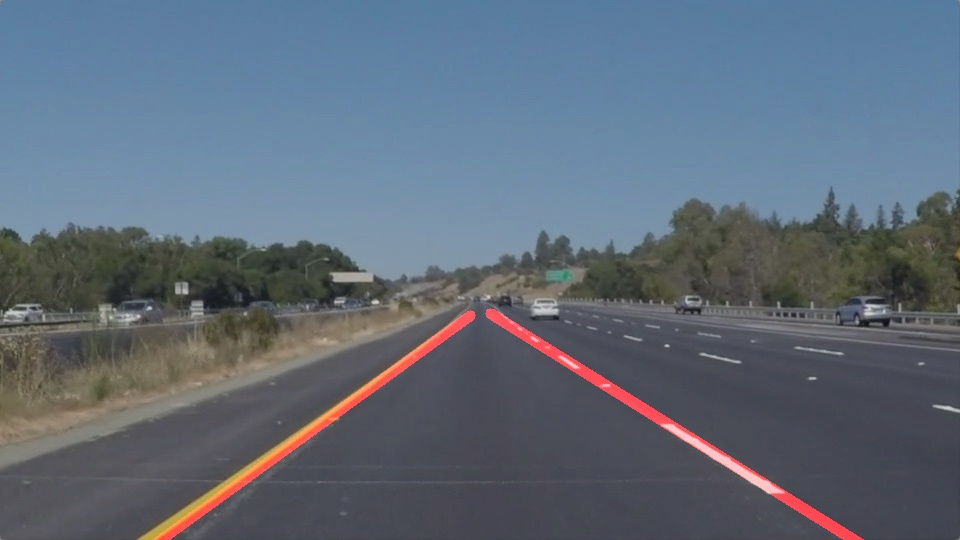
#> input picture test_image_outout/solidYellowLeft.jpg, 960 x 540 px, found by its file name
$ jupyter execute --allow-errors P1.ipynb   (shell and % lines are left out)   (text cells are left out)
#> lines starting #> are read from the running program, lines starting #| are printed output that depends on the picture; after the words box and inside, x2 and y2 are one past the last pixel; in counts of white or black regions, pixels touching at a corner belong together; pictures that were not available may be replaced by others from this repository, and a replacement may not be noted
[cell 1]
#importing some useful packages
import matplotlib.pyplot as plt
import matplotlib.image as mpimg
import numpy as np
import cv2

[cell 2]
#reading in an image
image = mpimg.imread('test_images/solidYellowLeft.jpg')
#> image is the input picture: shape (540, 960, 3); mean R, G, B 95.7, 106.9, 120.6

#printing out some stats and plotting
print('This image is:', type(image), 'with dimensions:', image.shape)
#| This image is: <class 'numpy.ndarray'> with dimensions: (540, 960, 3)
plt.imshow(image)  # if you wanted to show a single color channel image called 'gray', for example, call as plt.imshow(gray, cmap='gray')

[cell 3]
import math

# global variables
old_left_ = []
old_right_ = []
old_left_m_ = None
old_right_m_ = None


def grayscale(img):
    """Applies the Grayscale transform
    This will return an image with only one color channel
    but NOTE: to see the returned image as grayscale
    (assuming your grayscaled image is called 'gray')
    you should call plt.imshow(gray, cmap='gray')"""
    return cv2.cvtColor(img, cv2.COLOR_RGB2GRAY)
    # Or use BGR2GRAY if you read an image with cv2.imread()
    # return cv2.cvtColor(img, cv2.COLOR_BGR2GRAY)

def canny(img, low_threshold, high_threshold):
    """Applies the Canny transform"""
    return cv2.Canny(img, low_threshold, high_threshold)

def gaussian_blur(img, kernel_size):
    """Applies a Gaussian Noise kernel"""
    return cv2.GaussianBlur(img, (kernel_size, kernel_size), 0)

def region_of_interest(img, vertices):
    """
    Applies an image mask.

    Only keeps the region of the image defined by the polygon
    formed from `vertices`. The rest of the image is set to black.
    `vertices` should be a numpy array of integer points.
    """
    #defining a blank mask to start with
    mask = np.zeros_like(img)

    #defining a 3 channel or 1 channel color to fill the mask with depending on the input image
    if len(img.shape) > 2:
        channel_count = img.shape[2]  # i.e. 3 or 4 depending on your image
        ignore_mask_color = (255,) * channel_count
    else:
        ignore_mask_color = 255

    #filling pixels inside the polygon defined by "vertices" with the fill color
    cv2.fillPoly(mask, vertices, ignore_mask_color)

    #returning the image only where mask pixels are nonzero
    masked_image = cv2.bitwise_and(img, mask)
    return masked_image


def draw_lines(img, lines, color=[255, 0, 0], thickness=10):
    """
    NOTE: this is the function you might want to use as a starting point once you want to
    average/extrapolate the line segments you detect to map out the full
    extent of the lane (going from the result shown in raw-lines-example.mp4
    to that shown in P1_example.mp4).

    Think about things like separating line segments by their
    slope ((y2-y1)/(x2-x1)) to decide which segments are part of the left
    line vs. the right line.  Then, you can average the position of each of
    the lines and extrapolate to the top and bottom of the lane.

    This function draws `lines` with `color` and `thickness`.
    Lines are drawn on the image inplace (mutates the image).
    If you want to make the lines semi-transparent, think about combining
    this function with the weighted_img() function below
    """
    for line in lines:
        for x1,y1,x2,y2 in line:
            cv2.line(img, (x1, y1), (x2, y2), color, thickness)

def smooth_func(vertices, lines):
    left_m_list = []
    left_b_list = []
    right_m_list = []
    right_b_list = []
    global old_left_, old_right_, old_left_m_, old_right_m_, old_right_b_, old_left_b_


    for line in lines:
        for x1,y1,x2,y2 in line:
            # calculate the slope
            m = (y2-y1)/(x2-x1)
            # calculate the intercept
            b = y1 -m*x1

            if m<0:
                left_m_list.append(m)
                left_b_list.append(b)
            else:
                right_m_list.append(m)
                right_b_list.append(b)

    smooth_list = []
    if len(left_m_list)!=0:

        left_m = sum(left_m_list)/len(left_m_list)
        left_b = sum(left_b_list)/len(left_b_list)

        # make sure the angle is not off
        if (old_left_m_ is not None):
            if abs(old_left_m_ - left_m) > 0.10:
                left_m = old_left_m_
                left_b = old_left_b_

        x_left = vertices[0][0][0]
        y_left = int(x_left*left_m + left_b)


        x_Lmid = vertices[0][2][0]
        y_Lmid = int(x_Lmid*left_m + left_b)

        left = [[x_left,y_left,x_Lmid,y_Lmid]]

        # this list includes left and right line's points
        smooth_list.append(left)

        # restart the global variables
        old_left_ = left
        old_left_m_ = left_m
        old_left_b_ = left_b
    else:
        smooth_list.append(old_left_)


    if len(right_m_list)!=0:

        right_m = sum(right_m_list)/len(right_m_list)
        right_b = sum(right_b_list)/len(right_b_list)

        # make sure the angle is not off
        if (old_right_m_ is not None):
            if abs(old_right_m_ - right_m) > 0.10:
                right_m = old_right_m_
                right_b = old_right_b_

        x_right = vertices[0][1][0]
        y_right = int(x_right*right_m + right_b)

        x_Rmid = vertices[0][3][0]
        y_Rmid = int(x_Rmid*right_m + right_b)

        right = [[x_right,y_right,x_Rmid,y_Rmid]]

        # this list includes left and right line's points
        smooth_list.append(right)

        # restart the global variables
        old_right_ = right
        old_right_m_ = right_m
        old_right_b_ = right_b

    else:

        smooth_list.append(old_right_)


    return smooth_list


def hough_lines(img, rho, theta, threshold, min_line_len, max_line_gap,vertices, smooth):
    """
    `img` should be the output of a Canny transform.

    Returns an image with hough lines drawn.
    """
    lines = cv2.HoughLinesP(img, rho, theta, threshold, np.array([]), minLineLength=min_line_len, maxLineGap=max_line_gap)
    line_img = np.zeros((img.shape[0], img.shape[1], 3), dtype=np.uint8)
    if smooth:
        lines = smooth_func(vertices,lines)
    draw_lines(line_img, lines)
    return line_img

# Python 3 has support for cool math symbols.

def weighted_img(img, initial_img, α=0.8, β=1., γ=0.):
    """
    `img` is the output of the hough_lines(), An image with lines drawn on it.
    Should be a blank image (all black) with lines drawn on it.

    `initial_img` should be the image before any processing.

    The result image is computed as follows:

    initial_img * α + img * β + γ
    NOTE: initial_img and img must be the same shape!
    """
    return cv2.addWeighted(initial_img, α, img, β, γ)

[cell 4]
import os
image_list = os.listdir("test_images/")

[cell 5]
# TODO: Build your pipeline that will draw lane lines on the test_images
# then save them to the test_images_output directory.

def line_drawer(image):
    # convert the image to the gray image
    gray_img = grayscale(image)

    # Convert BGR to HSV
    hsv = cv2.cvtColor(image, cv2.COLOR_BGR2HSV)

    # define range of yellow color in HSV
    lower_yellow = np.array([20, 100, 100])
    upper_yellow = np.array([100, 255, 255])

    # Threshold the HSV image to get only yellow colors
    yellow_mask = cv2.inRange(hsv, lower_yellow, upper_yellow)

    # define range of white color in HSV
    lower_white = np.array([0, 0, 205])
    upper_white = np.array([255, 255, 255])

    # Threshold the HSV image to get only white colors
    white_mask = cv2.inRange(hsv, lower_white, upper_white)

    # Bitwise-or
    res = cv2.bitwise_or(gray_img,yellow_mask)

    # --------------------------------------------------------------

    # apply the Gaussian blur to the image to reduce the noise
    # define kernel_size (the size should be odd number)
    kernel_size = 3
    blur_gray = gaussian_blur(res, kernel_size)

    # apply the edge detection technique (canny)
    low_threshold = 255/3     # all the gradient below this value are ignored
    high_threshold = 255/2   # all the gradient above this value are for sure an edge
    edges = canny(blur_gray, low_threshold, high_threshold)

    # select the region of interest

    # define the vertices of the region of interest
#     vertices1 = np.array([[(140,539),(890,539),(470,305),(490,305)]])
    vertices = np.array([[(image.shape[1]/6.85,image.shape[0]-1),(image.shape[1]/1.08,image.shape[0]-1),(image.shape[1]/2-10,image.shape[0]/1.77),(image.shape[1]/2+10,image.shape[0]/1.77)]])
    vertices = vertices.astype(int)
    masked_image = region_of_interest(edges, vertices)

    # apply the Hogh Transform to detect the lines\
    # define the resolution for checking the line in each pixel
    rho = 1
    theta = 1*np.pi/180
    # define the minimum number of intersections
    threshold = 15
    # define the min length of the acceptable line
    min_line_len = 40
    # define the max distance of the segments that are allowed to be connected
    max_line_gap = 80
    # choose if you need to smooth the line
    smooth = True

    line = hough_lines(masked_image, rho, theta, threshold, min_line_len, max_line_gap, vertices, smooth)


    # draw lines on the original image
    line_image = weighted_img(line, image, α=0.8, β=1., γ=0.)


    # disply the image
    # plt.imshow(gray_img, cmap='gray')
#     plt.imshow(line_image)


    # save all the images\
    # directory to save all the image
    Dir = r'C:\Users\hosse\Documents\UDACITY\full_self_driving_car\CarND-LaneLines-P1\test_image_outout'

    # gray scale
    gray_image_name = Dir+'\gray_image.jpg'
    cv2.imwrite(gray_image_name, gray_img)

    # blur image
    blur_image_name = Dir+'\gray2_image.jpg'
    cv2.imwrite(blur_image_name, blur_gray)

    # edges image
    edges_image_name = Dir+'\edges_image.jpg'
    cv2.imwrite(edges_image_name, edges)


    # hogh lines image
    hough_image_name = Dir+'\hough_image.jpg'
    cv2.imwrite(hough_image_name, cv2.cvtColor(line, cv2.COLOR_RGB2BGR))

    # masked image
    masked_image_name = Dir+'\masked_image.jpg'
    cv2.imwrite(masked_image_name, cv2.cvtColor(masked_image, cv2.COLOR_RGB2BGR))

    # line image
    line_image_name = Dir+'\line_image.jpg'
    cv2.imwrite(line_image_name, cv2.cvtColor(line_image, cv2.COLOR_RGB2BGR))

    return line_image


# check all the images
Dir = r'C:\Users\hosse\Documents\UDACITY\full_self_driving_car\CarND-LaneLines-P1\test_image_outout'
for im in image_list:

#     image = mpimg.imread('test_images/solidYellowLeft.jpg')
    image = mpimg.imread('test_images/'+im)
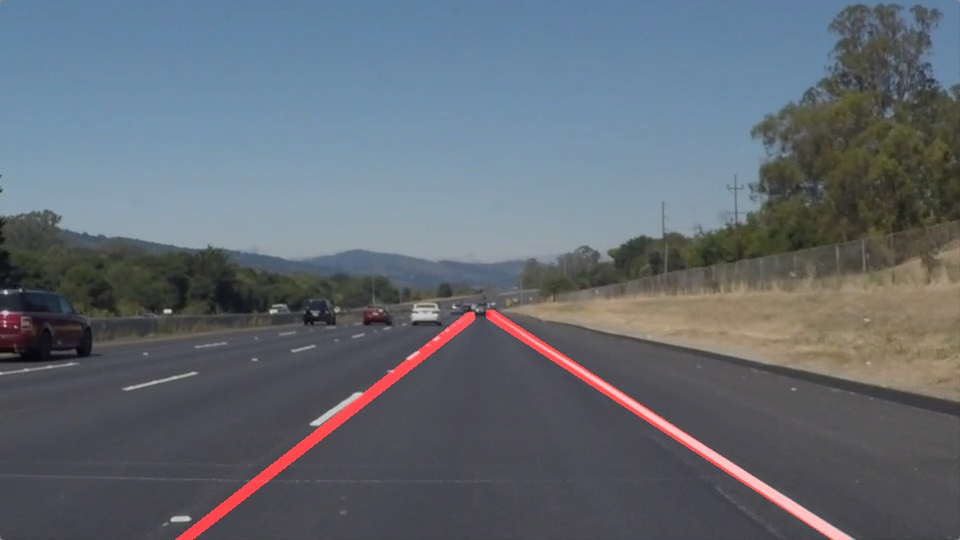
#> input picture test_image_outout/solidWhiteRight.jpg, 960 x 540 px, given as the content of the folder test_images/, which was not available
#> image is the input picture: shape (540, 960, 3); mean R, G, B 98.6, 106.1, 114.9
    line_image = line_drawer(image)
#> in grayscale, `return cv2.cvtColor(img, cv2.COLOR_RGB2GRAY)`:
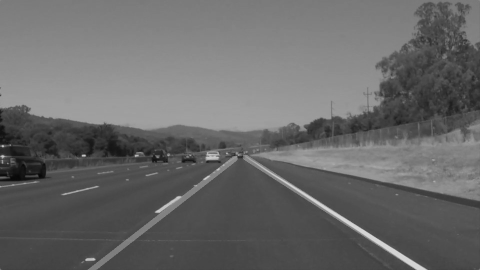
#> returned value: shape (540, 960) (shown at 1/2 size); min 6, max 221, mean 104.8
#> in line_drawer, `yellow_mask = cv2.inRange(hsv, lower_yellow, upper_yellow)`:
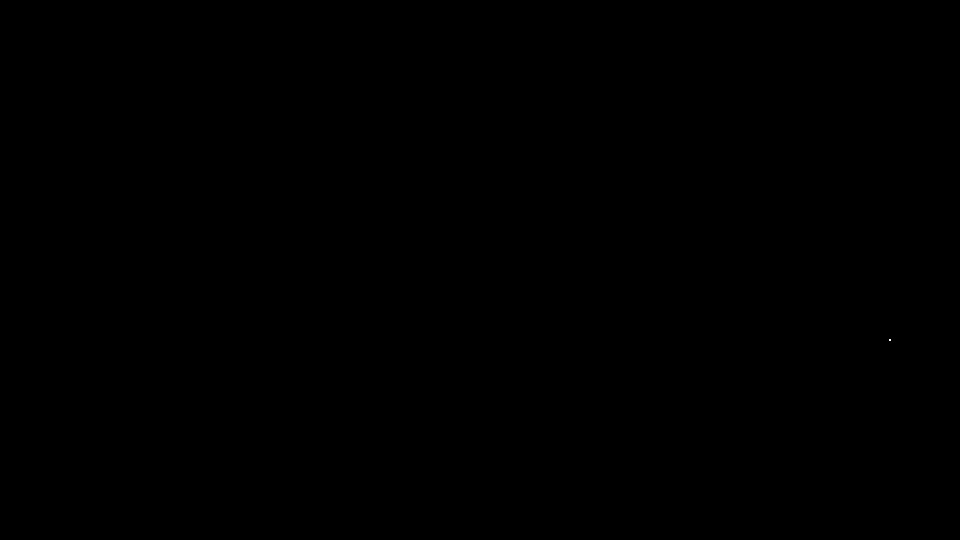
#> yellow_mask: shape (540, 960); 0% white in thin lines or dots, all inside (x1, y1, x2, y2) = (889, 339, 891, 341)
#> in line_drawer, `white_mask = cv2.inRange(hsv, lower_white, upper_white)`:
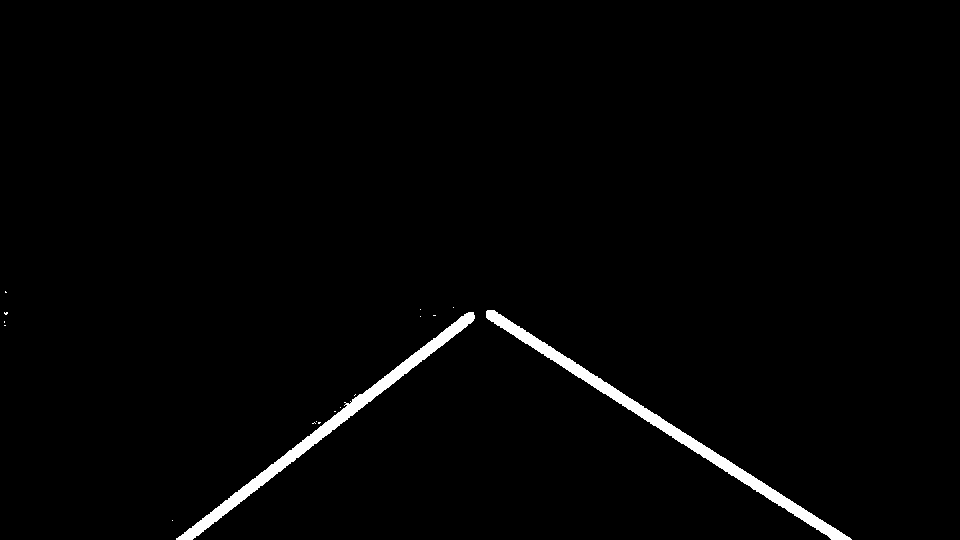
#> white_mask: shape (540, 960); 1.7% white; 17 white regions (15 under 20 px), largest, box (x1, y1, x2, y2) and area: (486, 310, 852, 540) 4525, (176, 312, 475, 540) 4016
#> in region_of_interest, `cv2.fillPoly(mask, vertices, ignore_mask_color)`:
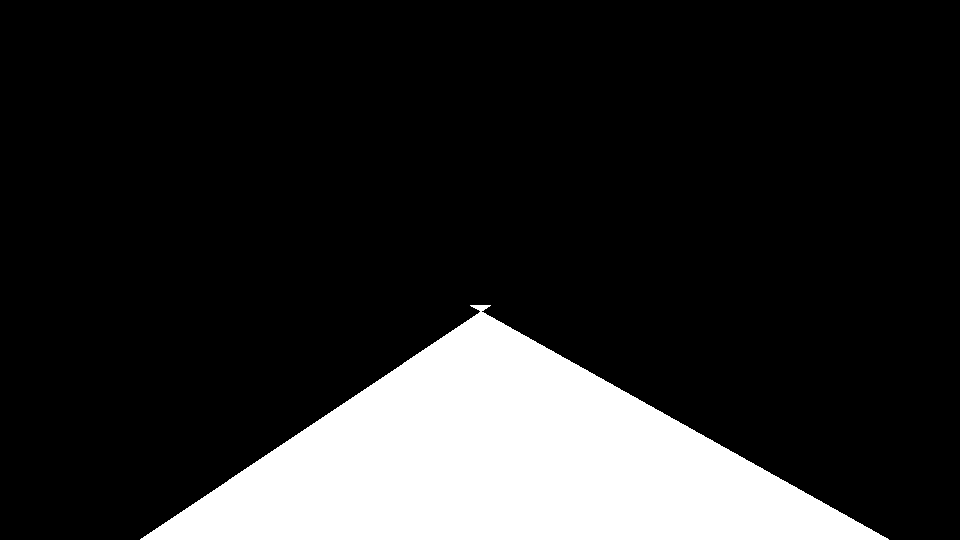
#> mask: shape (540, 960); 16.6% white; 1 white region, box (x1, y1, x2, y2) and area: (140, 305, 889, 540) 86067
#> in region_of_interest, `masked_image = cv2.bitwise_and(img, mask)`:
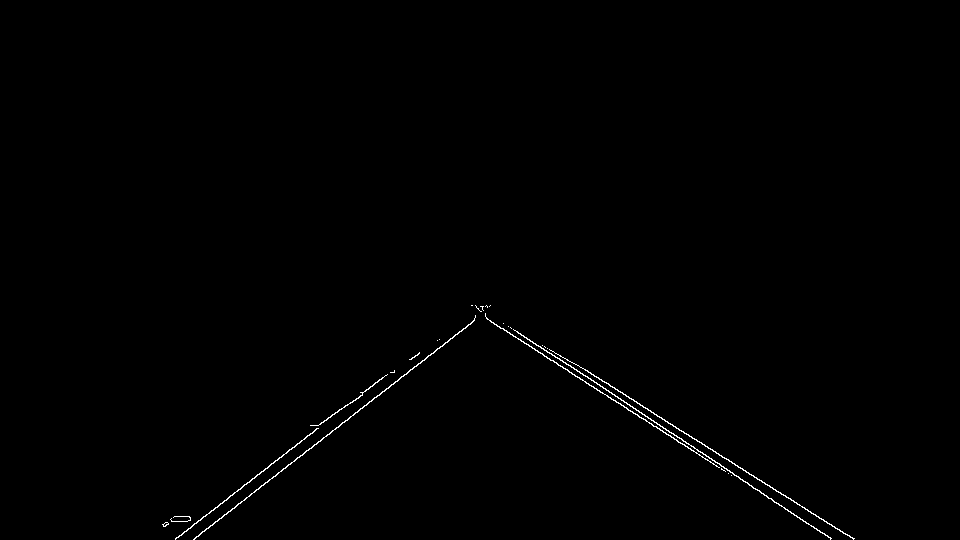
#> masked_image: shape (540, 960); 0.46% white in thin lines or dots, all inside (x1, y1, x2, y2) = (162, 305, 855, 540)
#> in hough_lines, `lines = cv2.HoughLinesP(img, rho, theta, threshold, np.array([]), minL..`: lines = 17 rows, first 6: [481, 306, 853, 538], [194, 539, 474, 320], [175, 539, 382, 377], [486, 317, 691, 450], [542, 345, 830, 539], [681, 438, 830, 538]
#> the loop in smooth_func, `for line in lines:` made 17 passes
#> after the loop in smooth_func, `for line in lines:`: left_b_list = [690.7, 676, 689.7, 675.5, 673.8, 690.7, 658.8]; left_m_list = [-0.782, -0.783, -0.782, -0.778, -0.78, -0.781, -0.729]; right_b_list = [6.02, 1.69, -20.1, -19.05, -15.89, 4.71, -15.53, -0.447, 4.15, -15.55]; right_m_list = [0.624, 0.649, 0.674, 0.671, 0.669, 0.624, 0.671, 0.65, 0.627, 0.67]
#> in smooth_func, `left_m = sum(left_m_list)/len(left_m_list)`: left_m = -0.774
#> in smooth_func, `left_b = sum(left_b_list)/len(left_b_list)`: left_b = 679.3
#> in smooth_func, `y_left = int(x_left*left_m + left_b)`: y_left = 570
#> in smooth_func, `y_Lmid = int(x_Lmid*left_m + left_b)`: y_Lmid = 315
#> in smooth_func, `left = [[x_left,y_left,x_Lmid,y_Lmid]]`: left = [[140, 570, 470, 315]]
#> in smooth_func, `old_left_m_ = left_m`: old_left_m_ = -0.774
#> in smooth_func, `old_left_b_ = left_b`: old_left_b_ = 679.3
#> in smooth_func, `right_m = sum(right_m_list)/len(right_m_list)`: right_m = 0.653
#> in smooth_func, `right_b = sum(right_b_list)/len(right_b_list)`: right_b = -7
#> in smooth_func, `y_right = int(x_right*right_m + right_b)`: y_right = 572
#> in smooth_func, `y_Rmid = int(x_Rmid*right_m + right_b)`: y_Rmid = 312
#> in smooth_func, `right = [[x_right,y_right,x_Rmid,y_Rmid]]`: right = [[888, 572, 490, 312]]
#> in smooth_func, `old_right_m_ = right_m`: old_right_m_ = 0.653
#> in smooth_func, `old_right_b_ = right_b`: old_right_b_ = -7
#> in hough_lines, `lines = smooth_func(vertices,lines)`: lines = [[[140, 570, 470, 315]], [[888, 572, 490, 312]]]
#> the loop in draw_lines, `for line in lines:` made 2 passes
#> in weighted_img, `return cv2.addWeighted(initial_img, α, img, β, γ)`:
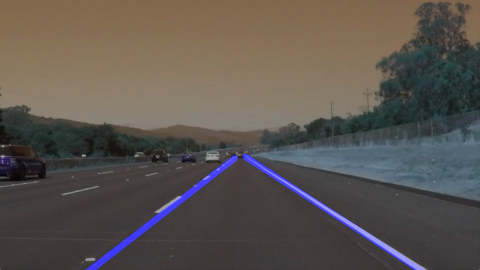
#> returned value: shape (540, 960, 3) (shown at 1/2 size); mean of channels 0, 1, 2 80.1, 84.8, 91.9; drawn as B, G, R
#> in line_drawer, `cv2.imwrite(hough_image_name, cv2.cvtColor(line, cv2.COLOR_RGB2BGR))`:
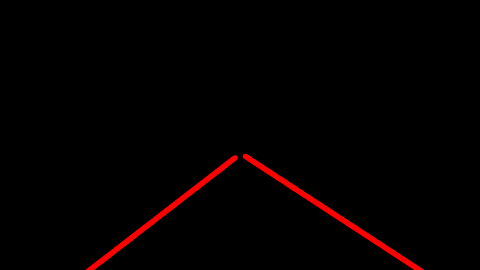
#> saved as hough_image.jpg: shape (540, 960, 3) (shown at 1/2 size); mean B, G, R 0, 0, 4.3
#> in line_drawer, `cv2.imwrite(line_image_name, cv2.cvtColor(line_image, cv2.COLOR_RGB2BG..`:
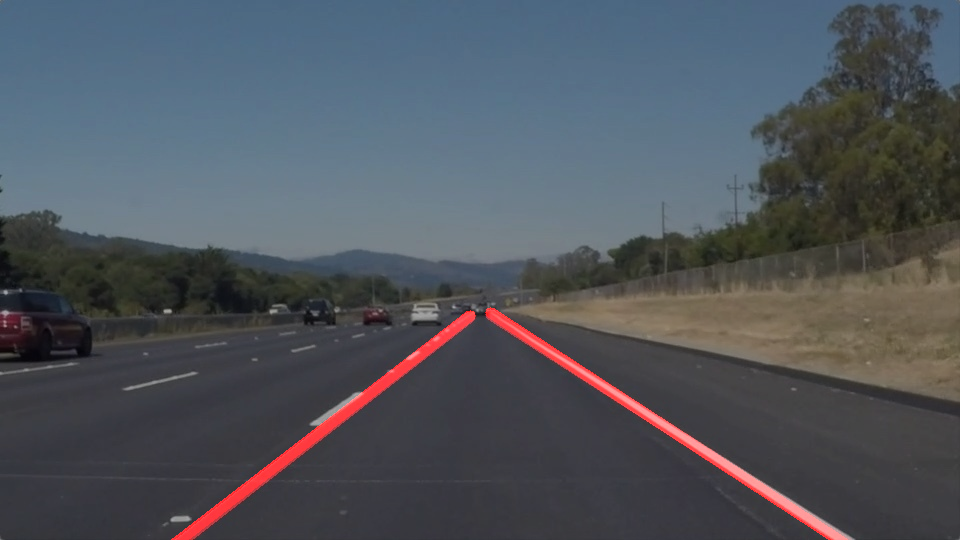
#> saved as line_image.jpg: shape (540, 960, 3); mean B, G, R 91.9, 84.8, 80.1
    plt.figure()
    plt.imshow(line_image,cmap='gray')
    cv2.imwrite(Dir+'/'+im, cv2.cvtColor(line_image, cv2.COLOR_RGB2BGR))
